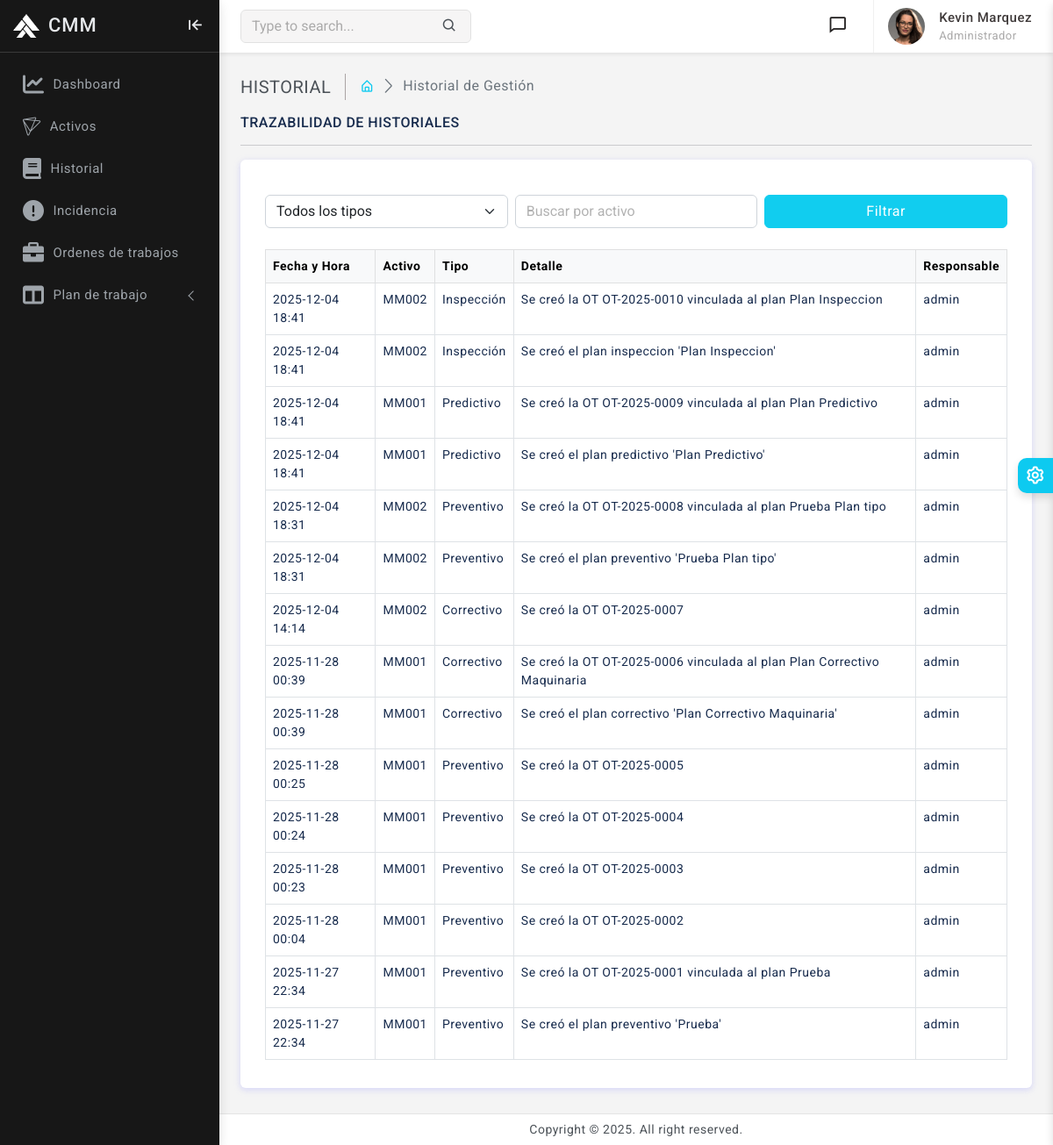
Screenshot of /historiales/Historial (signed in) with the database file from the repository.
### usuarios/models.py (models this page shows, shortened)
class PerfilUsuario(models.Model):
    usuario     = models.OneToOneField(Usuario, on_delete=models.CASCADE)
    nombre      = models.CharField(max_length=50)
    apellido    = models.CharField(max_length=50)
    documento   = models.IntegerField(unique=True)
    telefono    = models.IntegerField(unique=True)
    cargo       = models.ForeignKey(Cargo, on_delete=models.CASCADE, related_name="Cargo")
    def full_name(self):
        return f'{self.nombre} {self.apellido}'

class Cargo(models.Model):
    CARGO_CHOICES = [
        ('Administrador', 'Administrador'),
        ('Supervisor', 'Supervisor'),
        ('Tecnico', 'Tecnico'),
        ('Operario', 'Operario'),
    ]
    cargo  = models.CharField(max_length=50, choices=CARGO_CHOICES, default='Operario')
    def __str__(self):
        return self.cargo

class Usuario(AbstractBaseUser, PermissionsMixin):
    username                = models.CharField(max_length=50, unique=True)
    email                   = models.EmailField(max_length=100, unique=True)
    date_joined             = models.DateTimeField(auto_now_add=True)
    last_login              = models.DateTimeField(auto_now_add=True)
    is_staff                = models.BooleanField(default=False)
    is_active               = models.BooleanField(default=False)
    is_superuser            = models.BooleanField(default=False)
    USERNAME_FIELD = 'username'
    REQUIRED_FIELDS = ['email']
    objects = MyAccountManager()
    def __str__(self):
        return self.username

### historial/models.py (models this page shows, shortened)
class HistorialGestion(models.Model):
    MMT_TIPO_CHOICES = [
        ('preventivo', 'Preventivo'),
        ('predictivo', 'Predictivo'),
        ('correctivo', 'Correctivo'),
        ('inspeccion', 'Inspección'),
    ]
    activo = models.ForeignKey(Activo, on_delete=models.CASCADE, related_name='activo_historial', verbose_name="Activo")
    fecha_evento = models.DateTimeField(auto_now_add=True)
    referencia_id = models.PositiveIntegerField() # Código del plan u OT
    mmt_tipo = models.CharField(max_length=20, choices=MMT_TIPO_CHOICES, db_index=True, verbose_name="Tipo de mantenimiento")
    detalle_evento = models.TextField(verbose_name="Detalle del evento")
    usuario = models.ForeignKey(settings.AUTH_USER_MODEL, on_delete=models.SET_NULL, null=True, blank=True, related_name='historial_user')
    class Meta:
        verbose_name = 'Historial de gestión'
        verbose_name_plural = 'Historiales de gestión'
        ordering = ['-fecha_evento']
        indexes = [
            models.Index(fields=['mmt_tipo', 'fecha_evento']),
            models.Index(fields=['activo', 'fecha_evento']),
        ]

### activos/models.py (models this page shows, shortened)
class Activo(models.Model):
    ESTADOS_OPERATIVOS_CHOICES = [
        ('operativo', 'Operativo'),
        ('inoperativo', 'Inoperativo'),
        ('mantenimiento', 'En mantenimiento'),
        ('retirado', 'Retirado'),
    ]
    TIPOS_CHOICES = [
        ('M/CNCC', 'Maquinaria de Mecanizado CNC y Convencional'),
        ('M/CE', 'Maquinaria de Conformado y Estampado'),
        ('E/SCT', 'Equipo de Soldadura y Corte Térmico'),
        ('E/ASS', 'Equipos Auxiliares y Sistemas de Soporte'),
        ('E/IMC', 'Equipos de Izaje y Movimiento de Carga'),
        ('E/MP', 'Herramientas y Equipos de Medición/Prueba'),
        ('I/ES', 'Instalaciones Eléctricas y Servicios'),
    ]
    codigo = models.CharField(max_length=50, unique=True, db_index=True)
    nombre = models.CharField(max_length=120)
    tipo = models.CharField(max_length=20, choices=TIPOS_CHOICES, db_index=True)
    ubicacion = models.CharField(max_length=120, db_index=True)
    estado_operativo = models.CharField(max_length=20, choices=ESTADOS_OPERATIVOS_CHOICES, default='operativo', db_index=True)
    fecha_registro = models.DateTimeField(auto_now_add=True)
    class Meta:
        verbose_name = 'Activo'
        verbose_name_plural = 'Activos'
        indexes = [
            models.Index(fields=['tipo']),
            models.Index(fields=['ubicacion']),
            models.Index(fields=['estado_operativo']),
        ]
        constraints = [
            models.UniqueConstraint(fields=['codigo'], name='uq_activo_codigo'),
        ]

### historial/views.py (the view)
# urls.py: path('Historial', views.trazabilidad_historial, name='historial'),
@login_required(login_url='login')
def trazabilidad_historial(request):
    historial = HistorialGestion.objects.select_related('activo').order_by('-fecha_evento')
    tipo_filtro = request.GET.get('tipo')
    activo_filtro = request.GET.get('activo')
    if tipo_filtro:
        historial = historial.filter(mmt_tipo=tipo_filtro)
    if activo_filtro:
        historial = historial.filter(activo__codigo__icontains=activo_filtro)
    return render(request, 'historial/historial.html', {
        'historial': historial,
        'tipos': HistorialGestion.MMT_TIPO_CHOICES,
    })

### orden_trabajo/models.py (called while the page is built)
    def __str__(self):
        return f'{self.codigo}'

### templates/historial/historial.html (shortened to what this page needs)
{% extends 'base.html' %}
{% block content %}
    <div class="page-wrapper">
        <div class="page-content">
            <div class="page-breadcrumb d-none d-sm-flex align-items-center mb-3">
                <div class="breadcrumb-title pe-3">HISTORIAL</div>
                <div class="ps-3">
                    <nav aria-label="breadcrumb">
                        <ol class="breadcrumb mb-0 p-0">
                            <li class="breadcrumb-item"><a href="{% url 'home' %}"><i class="bx bx-home-alt text-info"></i></a></li>
                            <li class="breadcrumb-item active" aria-current="page">Historial de Gestión</li>
                        </ol>
                    </nav>
                </div>
            </div>
            <h6 class="mb-0 text-uppercase">Trazabilidad de Historiales</h6>
            <hr />
            <div class="card">
                <div class="card-body">
                   <div class="container mt-4">
                        <form method="get" class="row g-2 mb-4">
                            <div class="col-md-4">
                                <select name="tipo" class="form-select">
                                    <option value="">Todos los tipos</option>
                                </select>
                            </div>
                            <div class="col-md-4">
                                <input type="text" name="activo" class="form-control" placeholder="Buscar por activo" value="{{ request.GET.activo }}">
                            </div>
                            <div class="col-md-4">
                                <button type="submit" class="btn btn-info w-100">Filtrar</button>
                            </div>
                        </form>
                        <table class="table table-bordered table-hover">
                            <thead class="table-light">
                                <tr>
                                    <th>Fecha y Hora</th>
                                    <th>Activo</th>
                                    <th>Tipo</th>
                                    <th>Detalle</th>
                                    <th>Responsable</th>
                                </tr>
                            </thead>
                            <tbody>
                                {% for registro in historial %}
                                <tr>
                                    <td>{{ registro.fecha_evento|date:"Y-m-d H:i" }}</td>
                                    <td>{{ registro.activo.codigo }}</td>
                                    <td>{{ registro.get_mmt_tipo_display }}</td>
                                    <td>{{ registro.detalle_evento }}</td>
                                    <td>{{ registro.usuario }}</td>
                                </tr>
                                {% empty %}
                                <tr>
                                    <td colspan="5" class="text-center text-muted">No hay registros disponibles.</td>
                                </tr>
                                {% endfor %}
                            </tbody>
                        </table>
                    </div>
                </div>
            </div>
        </div>
    </div>
{% endblock %}

### templates/base.html (shortened to what this page needs)
{% load static %}
<!doctype html>
<html lang="en" class="semi-dark">
<head>
	<link href="{% static 'plugins/vectormap/jquery-jvectormap-2.0.2.css' %}" rel="stylesheet" />
	<link href="{% static 'plugins/simplebar/css/simplebar.css' %}" rel="stylesheet" />
	<link href="{% static 'plugins/perfect-scrollbar/css/perfect-scrollbar.css' %}" rel="stylesheet" />
	<link href="{% static 'plugins/metismenu/css/metisMenu.min.css' %}" rel="stylesheet" />
	<link href="{% static 'plugins/smart-wizard/css/smart_wizard_all.min.css' %}" rel="stylesheet" type="text/css" />
	<link href="{% static 'css/pace.min.css' %}" rel="stylesheet" />
	<link href="{% static 'css/bootstrap.min.css' %}" rel="stylesheet">
	<link href="{% static 'css/bootstrap-extended.css' %}" rel="stylesheet">
	<link href="{% static 'css/app.css' %}" rel="stylesheet">
	<link href="{% static 'css/icons.css' %}" rel="stylesheet">
	<link rel="stylesheet" href="{% static 'css/dark-theme.css' %}" />
	<link rel="stylesheet" href="{% static 'css/semi-dark.css' %}" />
	<link rel="stylesheet" href="{% static 'css/header-colors.css' %}" />
	<link href="{% static 'plugins/datatable/css/dataTables.bootstrap5.min.css' %}" rel="stylesheet" />
	<link href="{% static 'css/style.css' %}" rel="stylesheet">
	<link href="https://cdnjs.cloudflare.com/ajax/libs/font-awesome/6.0.0-beta3/css/all.min.css" rel="stylesheet">
	<link rel="stylesheet" href="https://cdn.jsdelivr.net/npm/bootstrap4-duallistbox@4.0.2/dist/bootstrap-duallistbox.min.css">
</head>
<body>
	<div class="wrapper">
		{% include 'includes/alerts.html' %}
		{% include 'includes/dashboard_sidebar.html' %}
		{% include 'includes/navbar.html' %}
		{% include 'includes/switcher.html' %}
		{% block content %}{% endblock %}
		{% include 'includes/footer.html' %}
	</div>
</body>
</html>

### templates/includes/alerts.html (shortened to what this page needs)
<!DOCTYPE html>
<html lang="en">
    <head>
        <link rel="stylesheet" href="//cdn.jsdelivr.net/npm/alertifyjs@1.13.1/build/css/alertify.min.css"/>
        <link rel="stylesheet" href="//cdn.jsdelivr.net/npm/alertifyjs@1.13.1/build/css/themes/default.min.css"/>
    </head>
    <body>
    </body>
</html>

### templates/includes/dashboard_sidebar.html (shortened to what this page needs)
{% load static %}
<div class="sidebar-wrapper" data-simplebar="true">
    <div class="sidebar-header">
        <div>
            <a href="{% url 'home' %}"><img src="{% static 'images/logo-icon.png' %}" class="logo-icon" alt="logo icon"></a>
        </div>
        <div>
            <h4 class="logo-text">CMM</h4>
        </div>
        <div class="toggle-icon ms-auto"><i class='bx bx-arrow-to-left'></i>
        </div>
    </div>
    <ul class="metismenu" id="menu">
        {% if perfil %}
            <li>
                <a href="{% url 'home' %}">
                    <div class="parent-icon"><i class='fas fa-chart-line'></i></div>
                    <div class="menu-title">Dashboard</div>
                </a>
            </li>
            {% if perfil.cargo.cargo != 'Operario' %}
            <li>
                <a href="{% url 'activos' %}">
                    <div class="parent-icon"><i class="fab fa-pushed"></i>
                    </div>
                    <div class="menu-title">Activos</div>
                </a>
            </li>
            {% endif %}
            {% if perfil.cargo.cargo == "Administrador" %}
            <li>
                <a href="{% url 'historial' %}">
                    <div class="parent-icon"><i class="fa-solid fa-book"></i>
                    </div>
                    <div class="menu-title">Historial</div>
                </a>
            </li>
            {% endif %}
            <li>
                <a href="{% url 'incidencias' %}">
                    <div class="parent-icon"> <i class="fas fa-exclamation-circle"></i>
                    </div>
                    <div class="menu-title">Incidencia</div>
                </a>
            </li>
            <li>
                <a href="{% url 'orden_trabajo' %}">
                    <div class="parent-icon"><i class="fas fa-briefcase"></i>
                    </div>
                    <div class="menu-title">Ordenes de trabajos</div>
                </a>
            </li>
            {% if perfil.cargo.cargo != 'Tecnico' %}
            <li>
                <a href="#" class="has-arrow">
                    <div class="parent-icon"><i class="fas fa-columns"></i>
                    </div>
                    <div class="menu-title">Plan de trabajo</div>
                </a>
            </li>
            {% endif %}
        {% else %}
            <li>
                <i class="bx bx-info-circle" style="font-size: 20px; color: #ff9800;"></i>
                    Actualmente no hay un Rol asignado al perfil del usuario ingresado.
            </li>
        {% endif %}
    </ul>
</div>

### templates/includes/navbar.html (shortened to what this page needs)
{% load static %}
<header>
    <div class="topbar d-flex align-items-center">
        <nav class="navbar navbar-expand">
            <div class="search-bar flex-grow-1">
                <div class="position-relative search-bar-box">
                    <input type="text" class="form-control search-control" placeholder="Type to search..."> <span
                        class="position-absolute top-50 search-show translate-middle-y"><i
                            class='bx bx-search'></i></span>
                </div>
            </div>
            <div class="top-menu ms-auto">
                <ul class="navbar-nav align-items-center">
                    <li class="nav-item dropdown dropdown-large">
                        <a class="nav-link dropdown-toggle dropdown-toggle-nocaret position-relative" href="#"
                            role="button" data-bs-toggle="dropdown" aria-expanded="false">
                            <i class='bx bx-comment'></i>
                        </a>
                    </li>
                </ul>
            </div>
            <div class="user-box dropdown">
                <a class="d-flex align-items-center nav-link dropdown-toggle dropdown-toggle-nocaret" href="#"
                    role="button" data-bs-toggle="dropdown" aria-expanded="false">
                    <img src="{% static 'images/avatars/avatar-2.png' %}" class="user-img" alt="user avatar">
                    <div class="user-info ps-3">
                        <p class="user-name mb-0"> {{perfil.full_name}} </p>
                        <p class="designattion mb-0">{{perfil.cargo}}</p>
                    </div>
                </a>
            </div>
        </nav>
    </div>
</header>

### templates/includes/switcher.html (shortened to what this page needs)
{% load static %}
<div class="switcher-wrapper">
    <div class="switcher-btn"> <i class='bx bx-cog bx-spin'></i>
    </div>
</div>

### templates/includes/footer.html
{% load static %}
<footer class="page-footer">
    <p class="mb-0">Copyright © 2025. All right reserved.</p>
</footer>

### CMM/static/css/semi-dark.css (style rules this page uses)
html.semi-dark .sidebar-wrapper { background: #171717; border-right: 1px solid #e4e4e400 }
html.semi-dark .sidebar-wrapper .sidebar-header { background: #171717; border-right: 1px solid #e4e4e400; border-bottom: 1px solid rgb(255 255 255 / 15%) }
html.semi-dark .sidebar-wrapper .sidebar-header .logo-text { color: #e7e9ec }
html.semi-dark .sidebar-wrapper .sidebar-header .toggle-icon { color: #e7e9ec }
html.semi-dark .sidebar-wrapper .metismenu a { color: #9ea4aa }
html.semi-dark .logo-icon { filter: invert(1) grayscale(100%) brightness(200%) }

### rows the page displays
PerfilUsuario: full_name "Kevin Marquez", cargo "Administrador"
HistorialGestion: fecha_evento "2025-12-04 18:41", activo.codigo "MM002", mmt_tipo "Inspección", detalle_evento "Se creó la OT OT-2025-0010 vinculada al plan Plan Inspeccion", usuario "admin"
HistorialGestion: fecha_evento "2025-12-04 18:41", activo.codigo "MM002", mmt_tipo "Inspección", detalle_evento "Se creó el plan inspeccion 'Plan Inspeccion'", usuario "admin"
HistorialGestion: fecha_evento "2025-12-04 18:41", activo.codigo "MM001", mmt_tipo "Predictivo", detalle_evento "Se creó la OT OT-2025-0009 vinculada al plan Plan Predictivo", usuario "admin"
HistorialGestion: fecha_evento "2025-12-04 18:41", activo.codigo "MM001", mmt_tipo "Predictivo", detalle_evento "Se creó el plan predictivo 'Plan Predictivo'", usuario "admin"
HistorialGestion: fecha_evento "2025-12-04 18:31", activo.codigo "MM002", mmt_tipo "Preventivo", detalle_evento "Se creó la OT OT-2025-0008 vinculada al plan Prueba Plan tipo", usuario "admin"
HistorialGestion: fecha_evento "2025-12-04 18:31", activo.codigo "MM002", mmt_tipo "Preventivo", detalle_evento "Se creó el plan preventivo 'Prueba Plan tipo'", usuario "admin"
HistorialGestion: fecha_evento "2025-12-04 14:14", activo.codigo "MM002", mmt_tipo "Correctivo", detalle_evento "Se creó la OT OT-2025-0007", usuario "admin"
HistorialGestion: fecha_evento "2025-11-28 00:39", activo.codigo "MM001", mmt_tipo "Correctivo", detalle_evento "Se creó la OT OT-2025-0006 vinculada al plan Plan Correctivo Maquinaria", usuario "admin"
HistorialGestion: fecha_evento "2025-11-28 00:39", activo.codigo "MM001", mmt_tipo "Correctivo", detalle_evento "Se creó el plan correctivo 'Plan Correctivo Maquinaria'", usuario "admin"
HistorialGestion: fecha_evento "2025-11-28 00:25", activo.codigo "MM001", mmt_tipo "Preventivo", detalle_evento "Se creó la OT OT-2025-0005", usuario "admin"
HistorialGestion: fecha_evento "2025-11-28 00:24", activo.codigo "MM001", mmt_tipo "Preventivo", detalle_evento "Se creó la OT OT-2025-0004", usuario "admin"
HistorialGestion: fecha_evento "2025-11-28 00:23", activo.codigo "MM001", mmt_tipo "Preventivo", detalle_evento "Se creó la OT OT-2025-0003", usuario "admin"
HistorialGestion: fecha_evento "2025-11-28 00:04", activo.codigo "MM001", mmt_tipo "Preventivo", detalle_evento "Se creó la OT OT-2025-0002", usuario "admin"
HistorialGestion: fecha_evento "2025-11-27 22:34", activo.codigo "MM001", mmt_tipo "Preventivo", detalle_evento "Se creó la OT OT-2025-0001 vinculada al plan Prueba", usuario "admin"
HistorialGestion: fecha_evento "2025-11-27 22:34", activo.codigo "MM001", mmt_tipo "Preventivo", detalle_evento "Se creó el plan preventivo 'Prueba'", usuario "admin"
